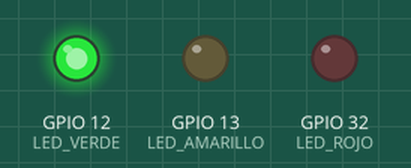
This sketch was run on a simulated ESP32. Parts: output pins drawn as LEDs (lit = HIGH). Random numbers use the default seed unless the sketch sets one.

Above: at 0.0 s.
At 8.1 s:
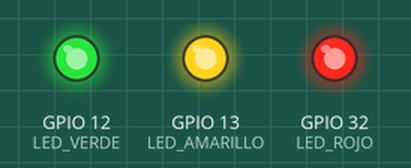
At 16.1 s:
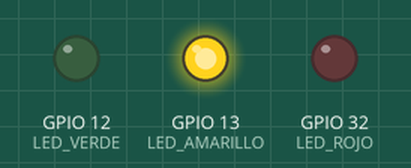
At 20.1 s:
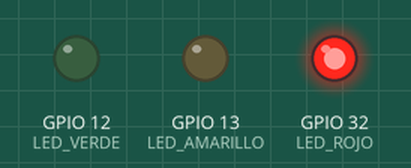
At 39.1 s:
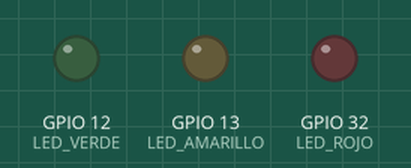
Timing chart, 0 to 40.0 s (numbered marks = the images above):
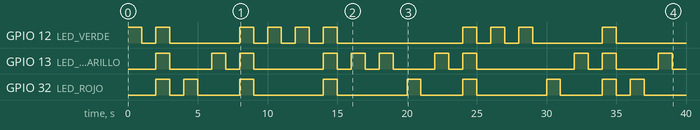

Measured:
- by itself, GPIO 12 (LED_VERDE): LOW → HIGH at 0.00 s, → LOW 1.0 s later, → HIGH 1.0 s later, → LOW 1.0 s later, … (20 changes in this stretch)
- by itself, GPIO 13 (LED_AMARILLO): LOW → HIGH at 2.0 s, → LOW 1.0 s later, → HIGH 3.0 s later, → LOW 1.0 s later, … (22 changes in this stretch)
- by itself, GPIO 32 (LED_ROJO): LOW → HIGH at 2.0 s, → LOW 1.0 s later, → HIGH 1.0 s later, → LOW 1.0 s later, … (18 changes in this stretch)

The sketch:

Ejercicio2.ino
```cpp
#include <Arduino.h>
#include "data.h"
#include "freertos/FreeRTOS.h"
#include "freertos/task.h"
#include "freertos/queue.h"

const int LED_ROJO = 32;      // Pin D32 para LED rojo
const int LED_AMARILLO = 13;  // Pin D13 para LED amarillo
const int LED_VERDE = 12;     // Pin D12 para LED verde


QueueHandle_t myQueue;


void setup() {

  pinMode(LED_ROJO, OUTPUT);
  pinMode(LED_VERDE, OUTPUT);
  pinMode(LED_AMARILLO, OUTPUT);

  myQueue = xQueueCreate(5, sizeof(LedCommand));

  Serial.begin(115200);

  // Crear la tarea y asignarla al core 0
  xTaskCreatePinnedToCore(
    productor,     // Función que ejecuta la tarea
    "Task_Core1",  // Nombre de la tarea (usado solo para depuración)
    4096,          // Tamaño del stack de la tarea
    NULL,          // Parámetro para la función (en este caso no se pasa ninguno)
    1,             // Prioridad de la tarea
    NULL,          // No necesitamos un manejador de tarea aquí
    0              // Core en el que queremos que se ejecute (Core 0)
  );

  // Crear la tarea y asignarla al core 1
  xTaskCreatePinnedToCore(
    consumidor,    // Función que ejecuta la tarea
    "Task_Core0",  // Nombre de la tarea (usado solo para depuración)
    4096,          // Tamaño del stack de la tarea
    NULL,          // Parámetro para la función
    1,             // Prioridad de la tarea
    NULL,          // No necesitamos un manejador de tarea aquí
    1              // Core en el que queremos que se ejecute (Core 1)
  );
}

void productor(void *pvParameters) {

  for (;;) {
    int command = randomCommand();

    if (command == LED_BLINK) {
      xQueueSendToFront(myQueue, &command, portMAX_DELAY);  // Envía al principio de la cola

    } else {
      xQueueSend(myQueue, &command, portMAX_DELAY);
    }
    vTaskDelay(pdMS_TO_TICKS(500));
  }
}
void consumidor(void *pvParameters) {

  for (;;) {
    int receivedValue;
    xQueueReceive(myQueue, &receivedValue, portMAX_DELAY);

    if (receivedValue == LED_RED) {
      digitalWrite(32, HIGH);
      delay(1000);
      digitalWrite(32, LOW);
    }

    if (receivedValue == LED_GREEN) {
      digitalWrite(12, HIGH);
      delay(1000);
      digitalWrite(12, LOW);
    }

    if (receivedValue == LED_YELLOW) {
      digitalWrite(13, HIGH);
      delay(1000);
      digitalWrite(13, LOW);
    }

    if (receivedValue == LED_BLINK) {
      // Parpadeo de todos los LEDs
      digitalWrite(LED_ROJO, HIGH);
      digitalWrite(LED_VERDE, HIGH);
      digitalWrite(LED_AMARILLO, HIGH);
      delay(1000);  // Todos los LEDs encendidos durante 1 segundo

      digitalWrite(LED_ROJO, LOW);
      digitalWrite(LED_VERDE, LOW);
      digitalWrite(LED_AMARILLO, LOW);
    }
    delay(1000);  // Todos los LEDs apagados durante 1 segundo
  }
}


void loop() {
  // put your main code here, to run repeatedly:
}
```

data.cpp
```cpp
#include "data.h"

LedCommand ledCommands[50] = {
    LED_GREEN, LED_RED, LED_BLINK, LED_YELLOW, LED_GREEN,
    LED_RED, LED_BLINK, LED_GREEN, LED_YELLOW, LED_RED,
    LED_BLINK, LED_GREEN, LED_YELLOW, LED_RED, LED_GREEN,
    LED_BLINK, LED_YELLOW, LED_RED, LED_GREEN, LED_BLINK,
    LED_YELLOW, LED_RED, LED_GREEN, LED_BLINK, LED_YELLOW,
    LED_RED, LED_GREEN, LED_BLINK, LED_YELLOW, LED_RED,
    LED_GREEN, LED_BLINK, LED_YELLOW, LED_RED, LED_GREEN,
    LED_BLINK, LED_YELLOW, LED_RED, LED_GREEN, LED_BLINK,
    LED_YELLOW, LED_RED, LED_GREEN, LED_BLINK, LED_YELLOW,
    LED_RED, LED_GREEN, LED_BLINK, LED_YELLOW, LED_RED};

LedCommand randomCommand()
{
    return ledCommands[random(0, 50)];
}
```

data.h
```cpp
#ifndef DATA_H
#define DATA_H

#include <Arduino.h>

enum LedCommand
{
    LED_RED,    // Enciende el LED rojo
    LED_GREEN,  // Enciende el LED verde
    LED_YELLOW, // Enciende el LED amarillo
    LED_BLINK   // Parpadean los 3 LEDs
};

// Devuelve un comando LED aleatorio
LedCommand randomCommand();

#endif
```
